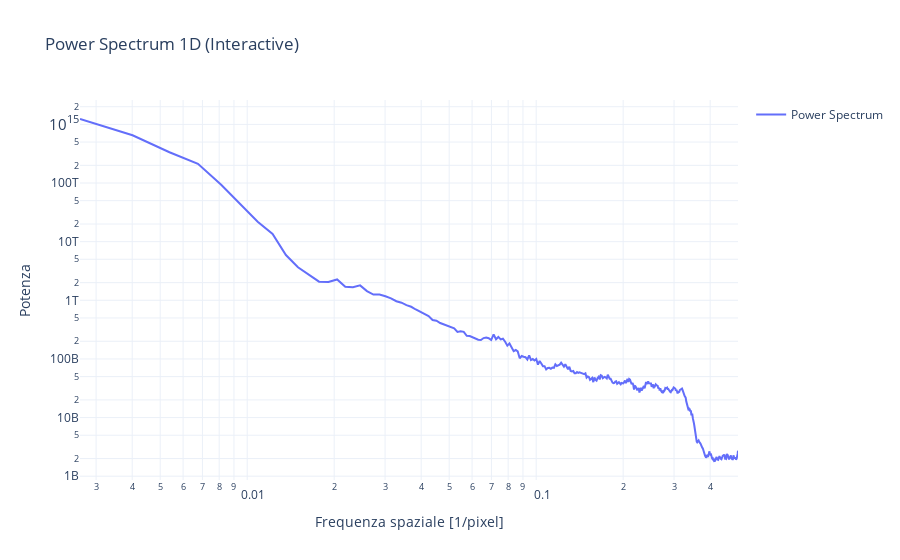

Notebook cell for this chart:
### Markdown cell above
## Con Turbustat

### Code cell
from astropy.io.fits import Header
from scipy.signal import find_peaks

#################################################################################
imagenumber = 1500
data = immagini[imagenumber]
data_raw = data.copy()
data_clean = data_raw.copy()    
background_level = np.median(data_raw)
data = data_raw - background_level
data[data < 0] = 0
image = data.copy()
#############################################################


#SE è DATACUBE ALLORA SI FA image = image [0,:,:] dove il numero selezione l'immagine del cubo
#image = fits.getdata('outputs/composed_fft.fits') #image[0,:,:] #image[0,:,:] #image[imagenumber,:,:] #image[0,:,:]
header = Header()
header['CDELT1'] = 1.0 # scala dei pixel lungo l'asse X (in pixel se si mette la plate scale allora è in arcsec)
header['CDELT2'] = 1.0  # scala dei pixel lungo l'asse Y


# Usa distanza fittizia 
pspec = PowerSpectrum(image, header=header, distance=1 * u.pc)
pspec.run(verbose=True, xunit=u.pix**-1)#, low_cut=0.1, high_cut=0.01) 

plt.loglog(pspec.freqs.value, pspec.ps1D, label="Power Spectrum")
plt.xlabel('Spatial Frequency [1/pixel]')
plt.ylabel('Power')
plt.axvline(x=1/(diffraction_limit_arcseconds/plate_scale), color='r', linestyle='--', label='Diffraction Limit')
plt.axvline(x=1/(0.204/plate_scale), color='g', linestyle='--', label='Median FWHM')
plt.axvline(x=1/(0.209/plate_scale), color='blue', linestyle='--', label='Total Median')
plt.title('Power Spectrum 1D (log-log scale)')
plt.grid(True)
plt.legend()
plt.show()

plt.loglog(pspec.freqs.value, pspec.ps1D, label="Power Spectrum")
plt.axvline(x=1/(diffraction_limit_arcseconds/plate_scale), color='r', linestyle='--', label='Diffraction Limit')
plt.axvline(x=1/(0.204/plate_scale), color='g', linestyle='--', label='Median FWHM')
plt.axvline(x=1/(0.209/plate_scale), color='blue', linestyle='--', label='Total Median')
plt.xlim(0.1, pspec.freqs.value.max())
plt.xlim(0.1, pspec.freqs.value.max())
plt.ylim(1e9, 1e12)
plt.xlabel('Spatial Frequency [1/pixel]')
plt.ylabel('Power')
plt.title('Power Spectrum 1D')
plt.grid(True, which='both', linestyle='--', linewidth=0.5)
plt.legend()
plt.show()



fig = go.Figure()
fig.add_trace(go.Scatter(
    x=pspec.freqs.value,
    y=pspec.ps1D,
    mode='lines',
    name='Power Spectrum'
))

fig.update_layout(
    title="Power Spectrum 1D (Interactive)",
    xaxis_title="Frequenza spaziale [1/pixel]",
    yaxis_title="Potenza",
    xaxis_type="log",
    yaxis_type="log",
    template="plotly_white",
    showlegend=True
)
fig.show()


# frequenze = pspec.freqs        # in unità di 1/pixel
# potenza = pspec.ps1D           # spettro radiale
# pendenza = pspec.slope         # pendenza del fit
# print(f"Frequenze: {frequenze}")
# print(f"Potenza: {potenza}")
# print(f"Pendenza: {pendenza}")

### Figure 1 — Plotly figure (JSON) as saved in the notebook; plotly's stock layout.template omitted (floating-point values rounded to 4 significant figures; data arrays with more than 128 entries replaced by an {"elided": "..."} marker saying what was removed)
{"data": [{"mode": "lines", "name": "Power Spectrum", "type": "scatter", "x": {"elided": "363 float values"}, "y": {"elided": "363 float values"}}], "layout": {"showlegend": true, "title": {"text": "Power Spectrum 1D (Interactive)"}, "xaxis": {"title": {"text": "Frequenza spaziale [1/pixel]"}, "type": "log"}, "yaxis": {"title": {"text": "Potenza"}, "type": "log"}}}
